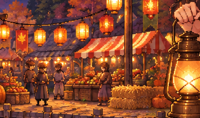
#> input picture .claude/skills/minecraft-nexo-gui/assets/examples/hub_menu/art/fair.png, 200 x 118 px
$ python -i pixelstyle.py   (imports and definitions only)
#> lines starting #> are read from the running program, lines starting #| are printed output that depends on the picture; after the words box and inside, x2 and y2 are one past the last pixel; in counts of white or black regions, pixels touching at a corner belong together
#> further down, picture is the input picture: PIL image 200x118 RGB; mean R, G, B 141.8, 76.6, 46.6
"""Turn any RGBA picture (AI icon, cut-out, rough sprite) into a clean pixel-art icon.

Rules distilled from good pixel-art icon sets (item sheets, food/harvest sets, Minecraft-style mob drops,
"Redstone Labs"-style extruded icons):
  * one fixed size (16, 24 or 32 px) with hard edges - no semi-transparent pixels
  * few colours per icon (6-10), optionally snapped to a shared palette so a whole set matches
  * a 1px outline that is a darker, slightly cooler version of the colour it touches - not pure black
  * light from the top-left: 1px highlight on top/left inner edges, cool shadow on bottom/right inner edges
  * optional extras: 4-point sparkles for rare items, an extruded 3D side, a single-colour silhouette for
    locked/disabled buttons

    stylize(img, size=24, colors=8, outline='auto', light=True, palette=None,
            extrude=0, sparkle=False, silhouette=None) -> RGBA image
"""
import colorsys
from PIL import Image


# [5 lines left out: function _rgb, not called in this run]


def shade(rgb, light_delta, hue_shift=0.0, sat_delta=0.0):
    """Lighten/darken in HLS with an optional hue shift (pixel artists shift shadows cool, highlights warm)."""
    r, g, b = [v / 255 for v in rgb[:3]]
    h, l, s = colorsys.rgb_to_hls(r, g, b)
    h = (h + hue_shift) % 1.0
    l = min(1, max(0, l + light_delta))
    s = min(1, max(0, s + sat_delta))
    return tuple(int(round(v * 255)) for v in colorsys.hls_to_rgb(h, l, s))


def _toward(h, target, amount):
    """Rotate hue h toward target (both 0..1) by at most `amount`."""
    d = ((target - h + 0.5) % 1.0) - 0.5
    return max(-amount, min(amount, d))


def cool_dark(rgb, k=0.28):
    h, l, s = colorsys.rgb_to_hls(*[v / 255 for v in rgb])
    return shade(rgb, -k, _toward(h, 0.70, 0.06), 0.05)          # toward blue/purple


def warm_light(rgb, k=0.16):
    h, l, s = colorsys.rgb_to_hls(*[v / 255 for v in rgb])
    return shade(rgb, k, _toward(h, 0.14, 0.04), 0.0)             # toward yellow


def fit(img, size, alpha_cut=110):
#> called with size = 24, alpha_cut = 110
    img = img.convert('RGBA')
    bb = img.getbbox()
#> bb = (0, 0, 200, 118)
    if bb:
        img = img.crop(bb)
    inner = size - 2                                              # keep 1px for the outline
    k = inner / max(img.size)
#> k = 0.11
    w, h = max(1, round(img.width * k)), max(1, round(img.height * k))
#> w = 22; h = 13
    small = img.resize((w, h), Image.BOX if k < 1 else Image.NEAREST)
    a = small.getchannel('A').point(lambda v: 255 if v > alpha_cut else 0)
    out = Image.new('RGBA', (size, size), (0, 0, 0, 0))
#> out: PIL image 24x24 RGBA; every value is 0
    rgb = small.convert('RGB')
    rgb.putalpha(a)
    out.alpha_composite(rgb, ((size - w) // 2, (size - h) // 2))
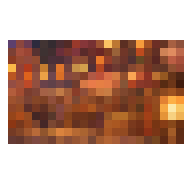
#> out: PIL image 24x24 RGBA (shown 8 times larger); mean R, G, B, A 70.4, 38, 23.1, 126.6; transparent parts drawn white
    return out


def quantize(img, colors=8, palette=None):
#> called with colors = 10
    a = img.getchannel('A')
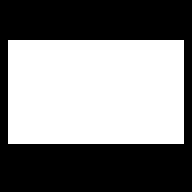
#> a: PIL image 24x24 L (shown 8 times larger); 49.7% white; 1 white region, box (x1, y1, x2, y2) and area: (1, 5, 23, 18) 286
    rgb = img.convert('RGB')
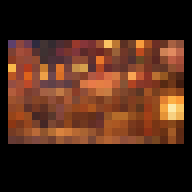
#> rgb: PIL image 24x24 RGB (shown 8 times larger); mean R, G, B 70.4, 38, 23.1
    if palette:
        pal = [_rgb(c) for c in palette]
        flat = sum(pal, ()) + pal[-1] * (256 - len(pal))
        pimg = Image.new('P', (1, 1))
        pimg.putpalette(flat)
        q = rgb.quantize(palette=pimg, dither=Image.Dither.NONE).convert('RGB')
    else:
        q = rgb.quantize(colors=colors, method=Image.MEDIANCUT, dither=Image.Dither.NONE).convert('RGB')
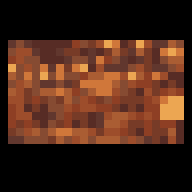
#> q: PIL image 24x24 RGB (shown 8 times larger); mean R, G, B 70.1, 37.6, 23
    q.putalpha(a)
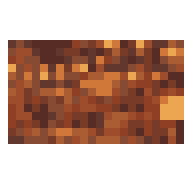
#> q: PIL image 24x24 RGBA (shown 8 times larger); mean R, G, B, A 70.1, 37.6, 23, 126.6; transparent parts drawn white
    return q


def add_light(img):
    """Highlight on top/left inner edge, cool shadow on bottom/right inner edge."""
    px = img.load()
    w, h = img.size
#> w = 24; h = 24
    src = img.copy().load()
    for y in range(h):
        for x in range(w):
            if src[x, y][3] == 0:
                continue
            up = y == 0 or src[x, y - 1][3] == 0
            left = x == 0 or src[x - 1, y][3] == 0
            down = y == h - 1 or src[x, y + 1][3] == 0
            right = x == w - 1 or src[x + 1, y][3] == 0
            c = src[x, y][:3]
            if (up or left) and not (down or right):
                px[x, y] = warm_light(c) + (255,)
            elif (down or right) and not (up or left):
                px[x, y] = cool_dark(c, 0.18) + (255,)
    return img


def add_outline(img, mode='auto'):
    """1px outline around the opaque shape. 'auto' = darker, cooler shade of the touching pixel."""
    if mode in (None, 'none', False):
        return img
    px = img.load()
    w, h = img.size
    src = img.copy().load()
    fixed = _rgb(mode) if mode not in ('auto', 'black') else ((12, 10, 14) if mode == 'black' else None)
    for y in range(h):
        for x in range(w):
            if src[x, y][3]:
                continue
            nb = [src[x + dx, y + dy] for dx, dy in ((1, 0), (-1, 0), (0, 1), (0, -1))
                  if 0 <= x + dx < w and 0 <= y + dy < h and src[x + dx, y + dy][3]]
            if not nb:
                continue
            if fixed:
                px[x, y] = fixed + (255,)
            else:
                darkest = min(nb, key=lambda c: sum(c[:3]))
                px[x, y] = cool_dark(darkest[:3], 0.30) + (255,)
    return img


# [16 lines left out: function extrude, not called in this run]


SPARKLE = ["..#..", "..#..", "##.##", "..#..", "..#.."]
SPARKLE_SMALL = [".#.", "#.#", ".#."]


# [38 lines left out: functions add_sparkles, silhouette, not called in this run]


def stylize(img, size=24, colors=10, outline='auto', light=True, palette=None,
            extrude_depth=0, sparkle=False, silhouette_color=None):
    icon = fit(img, size)
    icon = quantize(icon, colors, palette)
    if light:
        icon = add_light(icon)
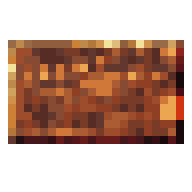
#> icon: PIL image 24x24 RGBA (shown 8 times larger); mean R, G, B, A 69.3, 37.8, 23.2, 126.6; transparent parts drawn white
    icon = add_outline(icon, outline)
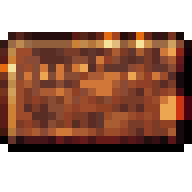
#> icon: PIL image 24x24 RGBA (shown 8 times larger); mean R, G, B, A 75, 40, 24.6, 157.6; transparent parts drawn white
    if silhouette_color:
        icon = silhouette(icon, silhouette_color)
    if extrude_depth:
        icon = extrude(icon, extrude_depth)
    if sparkle:
        icon = add_sparkles(icon)
    return icon


# [39 lines left out: functions _scale2x, rotsprite, not called in this run]

>>> from PIL import Image
>>> picture = Image.open('../assets/examples/hub_menu/art/fair.png')
>>> result = stylize(picture)

$ run again, on .claude/skills/minecraft-nexo-gui/assets/examples/hub_menu/art/hunter.png
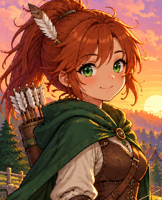
#> input picture .claude/skills/minecraft-nexo-gui/assets/examples/hub_menu/art/hunter.png, 162 x 200 px
#> picture is the input picture: PIL image 162x200 RGB; mean R, G, B 140.7, 88.3, 61.1
#> bb = (0, 0, 162, 200)
#> in quantize, `a = img.getchannel('A')`:
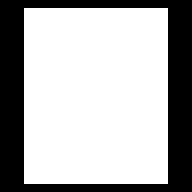
#> a: PIL image 24x24 L (shown 8 times larger); 68.8% white; 1 black region, box (x1, y1, x2, y2) and area: (0, 0, 24, 24) 180
#> in stylize, `icon = add_outline(icon, outline)`:
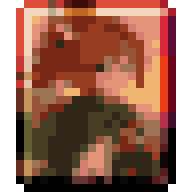
#> icon: PIL image 24x24 RGBA (shown 8 times larger); mean R, G, B, A 109.4, 62.9, 45.9, 210.7; transparent parts drawn white
